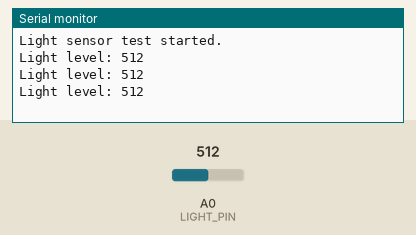
This sketch was run on a simulated Arduino Uno, built with avr-gcc and run on an emulated ATmega328P. On the bench: the last lines printed to the serial monitor. The test bench sets the inputs (shaded band); at power-on: A0 (LIGHT_PIN) = 512.

Above: at 1.3 s.
1.4 s: A0 (LIGHT_PIN) set to 716
At 1.9 s:
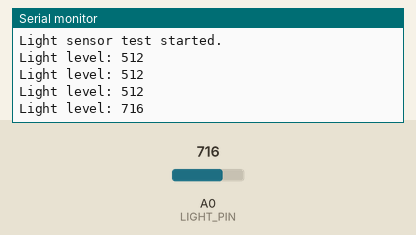
2.9 s: A0 (LIGHT_PIN) set to 900
At 3.4 s:
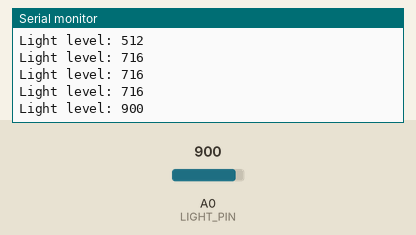
Timing chart, 0 to 5.9 s (numbered marks = the images above; inputs shaded):
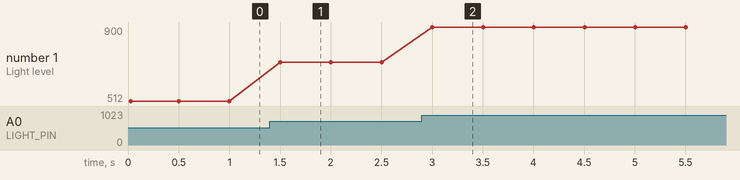

Measured:
- after the input at 1.4 s, the serial monitor: prints a new line after 0.10 s (image 1)
- after the input at 2.9 s, the serial monitor: prints a new line after 0.10 s (image 2)
- plotted number 1: 512 → 716 after the input at 1.4 s, 716 → 900 after the input at 2.9 s

The sketch:

03_light_sensor_test.ino
```cpp
const int LIGHT_PIN = A0;

void setup() {
  Serial.begin(9600);
  Serial.println("Light sensor test started.");
}

void loop() {
  int lightLevel = analogRead(LIGHT_PIN);

  Serial.print("Light level: ");
  Serial.println(lightLevel);

  delay(500);
}
```
